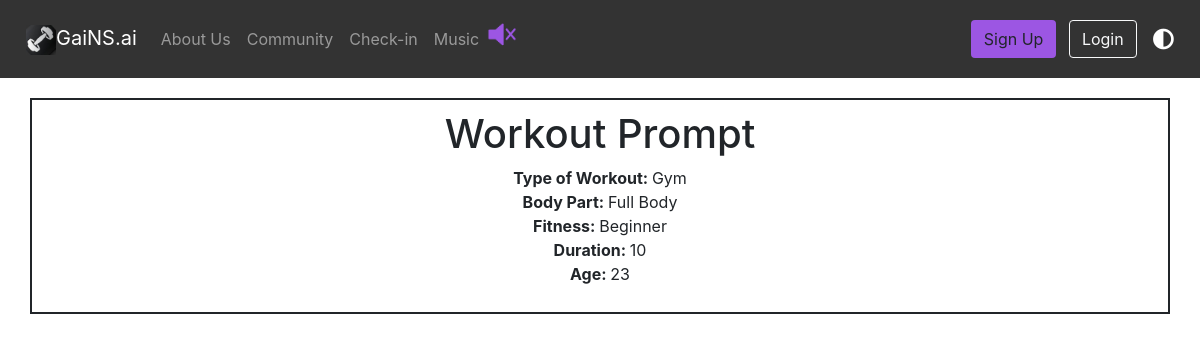
The page /account/workout_detail/51/ on the database its author committed.
### account/models.py (models this page shows, shortened)
class Prompt(models.Model):
    user = models.ForeignKey(User, on_delete=models.CASCADE, null=True, blank=True)
    sentence = models.TextField()
    different_sentence = models.TextField()
    age = models.IntegerField(blank=True, null=True)
    gender = models.CharField(max_length=20)
    duration = models.PositiveIntegerField()
    fitness = models.CharField(max_length=30)
    typeofextra = models.CharField(max_length=50)
    typeofworkout = models.CharField(max_length=50)
    other = models.TextField()
    typeofworkoutform = models.CharField(max_length=50)

### account/views.py (the view)
# urls.py: path('workout_detail/<int:pk>/', views.workout_detail, name = 'workout_detail'),
def workout_detail(request, pk):
    prompt = get_object_or_404(Prompt, pk=pk)
    workout_output = WorkoutOutput.objects.filter(workout_prompt=prompt).first()
    if workout_output:
        workout_output_string = workout_output.workout_output
        return render(request, 'workout_detail.html', {'prompt': prompt, 'workout_output': workout_output_string})
    else:
        return render(request, 'workout_detail.html', {'prompt': prompt, 'workout_output': None})

### account/templates/workout_detail.html (shortened to what this page needs)
{%extends 'base.html'%}
{% load static %}
{% block content %}
    <div class="container" style="border: 2px solid;padding: 10px;margin-bottom: 20px;margin-top: 20px;text-align:center;">
        <h1>Workout Prompt</h1>
        <ul style="list-style-type: none; padding: 0;">
            <li><strong>Type of Workout: </strong> {{ prompt.typeofworkoutform }}</li>
            {% if prompt.typeofworkout != '' %}
            <li><strong>Body Part: </strong> {{ prompt.typeofworkout }}</li>
            {% endif %}
            {% if prompt.fitness != '' %}
            <li><strong>Fitness: </strong> {{ prompt.fitness }}</li>
            {% endif %}
            {% if prompt.duration != '' %}
            <li><strong>Duration: </strong> {{ prompt.duration }}</li>
            {% endif %}
            <li><strong>Age: </strong> {{ prompt.age }}</li>
        </ul>
    </div>
{%endblock%}

### rows shown on the page
Prompt: typeofworkoutform "Gym", typeofworkout "Full Body", fitness "Beginner", duration "10", age "23"
